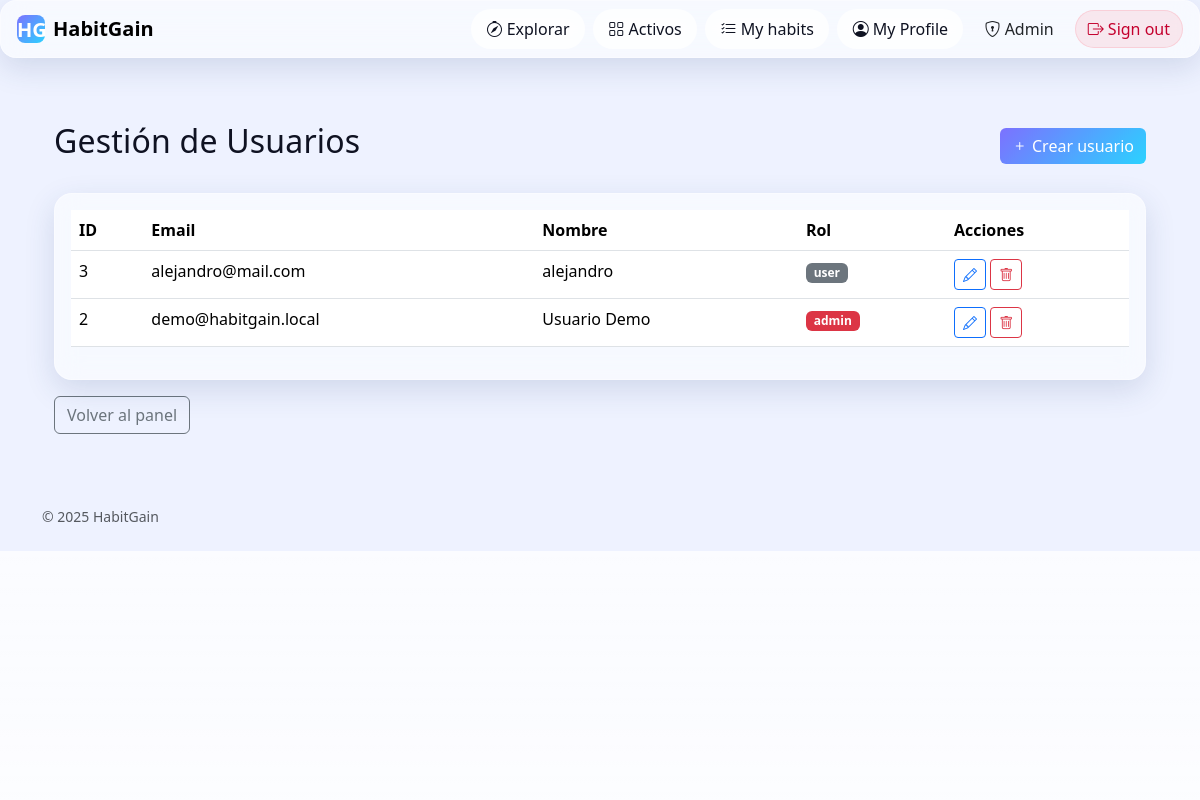
The app's page /admin/users (signed in), older data.
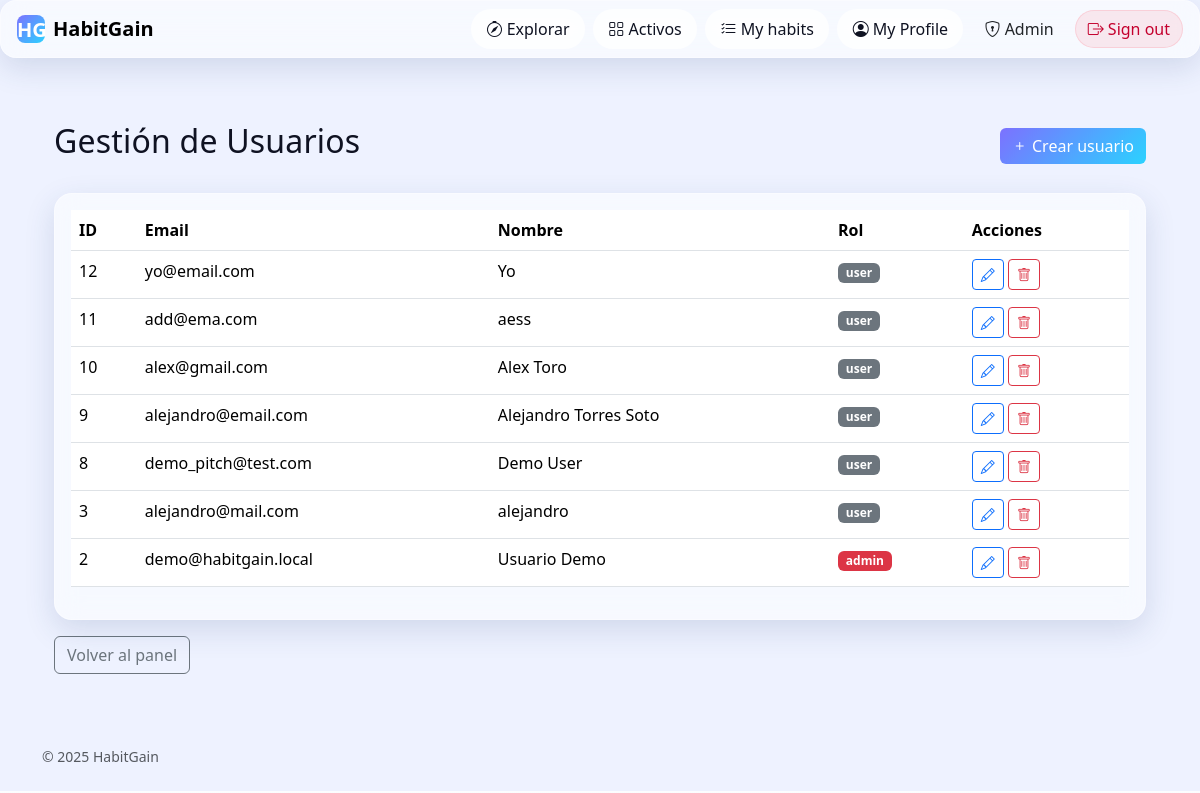
The same page, newer data.
### tables this page shows
CREATE TABLE users (
                id INTEGER PRIMARY KEY AUTOINCREMENT,
                name TEXT NOT NULL,
                email TEXT NOT NULL UNIQUE,
                password TEXT NOT NULL,
                created_at TIMESTAMP DEFAULT CURRENT_TIMESTAMP
            , password_hash TEXT, password_salt TEXT, role TEXT DEFAULT 'user');

### habitgain/admin/__init__.py (the view)
@admin_bp.route("/users")
@require_admin
def users_list():
    users = User.list_all()
    csrf_token = _get_csrf_token()
    return render_template("admin/users.html", users=users, csrf_token=csrf_token)

### habitgain/admin/__init__.py (called while the page is built)
def require_admin(f):
    @wraps(f)
    def decorated_function(*args, **kwargs):
        if "user" not in session:
            flash("Debes iniciar sesión primero", "warning")
            return redirect(url_for("auth.login"))
        user_email = session["user"]["email"]
        user = User.get_by_email(user_email)
        if not user or user.get("role") != "admin":
            flash("No tienes permisos para acceder a esta sección", "danger")
            return redirect(url_for("progress.panel"))
        return f(*args, **kwargs)
    return decorated_function

def _get_csrf_token() -> str:
    token = secrets.token_urlsafe(32)
    session["csrf_token_admin"] = token
    session.modified = True
    return token

### habitgain/models.py (called while the page is built)
    def _ensure_wal_mode(self):
        if not Database._wal_enabled:
            try:
                conn = sqlite3.connect(self.db_name, timeout=30.0)
                conn.execute("PRAGMA journal_mode=WAL")
                conn.execute("PRAGMA synchronous=NORMAL")
                conn.close()
                Database._wal_enabled = True
            except Exception:
                pass  # Si falla, continuamos sin WAL

    def get_connection(self) -> sqlite3.Connection:
        conn = sqlite3.connect(self.db_name, timeout=30.0,
                               check_same_thread=False)
        conn.row_factory = sqlite3.Row
        conn.execute("PRAGMA busy_timeout=30000")
        conn.execute("PRAGMA cache_size=10000")
        return conn

    @staticmethod
    def get_by_email(email: str) -> Optional[Dict[str, Any]]:
        db = Database()
        conn = db.get_connection()
        try:
            cur = conn.cursor()
            cur.execute(
                "SELECT id, email, name, password_hash, password_salt, role FROM users WHERE email=?", (email,))
            row = cur.fetchone()
            return dict(row) if row else None
        finally:
            conn.close()

    @staticmethod
    def list_all() -> List[Dict[str, Any]]:
        db = Database()
        conn = db.get_connection()
        try:
            cur = conn.cursor()
            cur.execute("SELECT id, email, name, role FROM users ORDER BY id DESC")
            rows = cur.fetchall()
            return [dict(r) for r in rows]
        finally:
            conn.close()

### habitgain/admin/templates/admin/users.html
{% extends "base.html" %}
{% block content %}
<div class="container py-4">
  <div class="d-flex justify-content-between align-items-center mb-4">
    <h2>Gestión de Usuarios</h2>
    <a href="{{ url_for('admin.users_create') }}" class="btn btn-primary"><i class="bi bi-plus"></i> Crear usuario</a>
  </div>
  <div class="card glass">
    <div class="card-body">
      <table class="table table-hover">
        <thead>
          <tr>
            <th>ID</th>
            <th>Email</th>
            <th>Nombre</th>
            <th>Rol</th>
            <th>Acciones</th>
          </tr>
        </thead>
        <tbody>
          {% for user in users %}
          <tr>
            <td>{{ user.id }}</td>
            <td>{{ user.email }}</td>
            <td>{{ user.name }}</td>
            <td><span class="badge bg-{{ 'danger' if user.role == 'admin' else 'secondary' }}">{{ user.role }}</span></td>
            <td>
              <a href="{{ url_for('admin.users_edit', user_id=user.id) }}" class="btn btn-sm btn-outline-primary"><i class="bi bi-pencil"></i></a>
              <a href="{{ url_for('admin.users_delete', user_id=user.id) }}" class="btn btn-sm btn-outline-danger"><i class="bi bi-trash"></i></a>
            </td>
          </tr>
          {% endfor %}
        </tbody>
      </table>
    </div>
  </div>
  <div class="mt-3">
    <a href="{{ url_for('admin.dashboard') }}" class="btn btn-outline-secondary">Volver al panel</a>
  </div>
</div>
{% endblock %}

### habitgain/templates/base.html (shortened to what this page needs)
<!doctype html>
<html lang="es">
<head>
    <link href="https://cdn.jsdelivr.net/npm/bootstrap@5.3.3/dist/css/bootstrap.min.css" rel="stylesheet">
    <link href="https://cdn.jsdelivr.net/npm/bootstrap-icons@1.11.3/font/bootstrap-icons.css" rel="stylesheet">
    <link rel="stylesheet" href="{{ url_for('static', filename='css/styles.css') }}">
</head>
<body>
    <div class="bg-blur"></div>
    <nav class="navbar navbar-expand-lg glass sticky-top px-3 py-2">
        <a class="navbar-brand fw-bold d-flex align-items-center gap-2" href="{{ url_for('core.home') }}">
            <span class="brand-badge">HG</span> HabitGain
        </a>
        <div class="collapse navbar-collapse" id="navMain">
            <ul class="navbar-nav ms-auto align-items-center gap-2">
                {% set _path = request.path %}
                <li class="nav-item">
                    <a class="btn {{ 'btn-primary-soft' if _path.startswith('/explore') else 'btn-ghost' }}" href="{{ url_for('explore.home') }}">
                        <i class="bi bi-compass"></i> Explorar
                    </a>
                </li>
                <li class="nav-item">
                    <a class="btn {{ 'btn-primary-soft' if _path.startswith('/progress') else 'btn-ghost' }}" href="{{ panel_url }}">
                        <i class="bi bi-grid"></i> Activos
                    </a>
                </li>
                <li class="nav-item">
                    <a class="btn btn-ghost" href="{{ url_for('explore.my_habits') }}">
                        <i class="bi bi-list-check"></i> My habits
                    </a>
                </li>
                <li class="nav-item">
                    <a class="btn btn-ghost" href="{{ url_for('profile.edit') }}">
                        <i class="bi bi-person-circle"></i> My Profile
                    </a>
                </li>
                {% if is_admin %}
                <li class="nav-item">
                    <a class="btn {{ 'btn-primary-soft' if _path.startswith('/admin') else 'btn-ghost' }}" href="{{ url_for('admin.dashboard') }}">
                        <i class="bi bi-shield-lock"></i> Admin
                    </a>
                </li>
                {% endif %}
                {% if 'user' not in session %}
                <li class="nav-item">
                    <a class="btn btn-ghost" href="{{ url_for('auth.register') }}">
                        <i class="bi bi-person-plus"></i> Register
                    </a>
                </li>
                <li class="nav-item">
                    {% if has_auth %}
                    <a class="btn btn-danger-soft" href="{{ url_for('auth.login') }}">
                        <i class="bi bi-box-arrow-in-right"></i> Sign in
                    </a>
                    {% else %}
                    <span class="btn btn-danger-soft disabled">
                        <i class="bi bi-box-arrow-in-right"></i> Sign in
                    </span>
                    {% endif %}
                </li>
                {% else %}
                <li class="nav-item">
                    {% if has_auth %}
                    <a class="btn btn-danger-soft" href="{{ url_for('auth.logout') }}">
                        <i class="bi bi-box-arrow-right"></i> Sign out
                    </a>
                    {% else %}
                    <span class="btn btn-danger-soft disabled">
                        <i class="bi bi-box-arrow-right"></i> Sign out
                    </span>
                    {% endif %}
                </li>
                {% endif %}
            </ul>
        </div>
    </nav>
    <div class="container pt-3">
    </div>
    <main class="container py-4">{% block content %}{% endblock %}</main>
    <footer class="container small text-muted py-4">
        <div class="d-flex justify-content-between">
            <span>© {{ 2025 }} HabitGain</span>
        </div>
    </footer>
</body>
</html>

### habitgain/static/css/styles.css (style rules this page uses)
:root { --bg: #eef2ff; --ink: #0f1222; --muted: #5b5e72; --primary: #6b5bff; --accent: #2bd2ff; --gradient-1: 217, 70, 239; --gradient-2: 79, 70, 229; --gradient-3: 45, 212, 191; --glass-bg: rgba(255, 255, 255, 0.55); --glass-brd: rgba(255, 255, 255, 0.35); --shadow: 0 10px 30px rgba(40, 70, 120, 0.15); }
html, body { background: var(--bg); color: var(--ink); min-height: 100%; }
.glass { backdrop-filter: blur(14px) saturate(140%); -webkit-backdrop-filter: blur(14px) saturate(140%); background: var(--glass-bg); border: 1px solid var(--glass-brd); border-radius: 16px; box-shadow: var(--shadow); }
.card.glass { border-radius: 18px; }
.btn-ghost { border: 1px solid transparent; color: var(--ink); background: rgba(255, 255, 255, 0.6); backdrop-filter: blur(10px); border-radius: 999px; padding: .45rem .9rem; }
.btn-primary { background: linear-gradient(135deg, #7c71ff, #2bd2ff); border: none; }
.btn-danger-soft { background: rgba(255, 71, 87, .1); color: #c4002e; border: 1px solid rgba(255, 71, 87, .15); border-radius: 999px; }
.brand-badge { display: inline-grid; place-items: center; width: 28px; height: 28px; border-radius: 8px; color: #fff; font-weight: 700; background: linear-gradient(135deg, #7c71ff, #2bd2ff); }
h1, h2, h3 { letter-spacing: .2px }

Row changes from the older to the newer data that the page shows:
added users: id "12", email "yo@email.com", name "Yo", role "user"
added users: id "11", email "add@ema.com", name "aess", role "user"
added users: id "10", email "alex@gmail.com", name "Alex Toro", role "user"
added users: id "9", email "alejandro@email.com", name "Alejandro Torres Soto", role "user"
added users: id "8", email "demo_pitch@test.com", name "Demo User", role "user"
